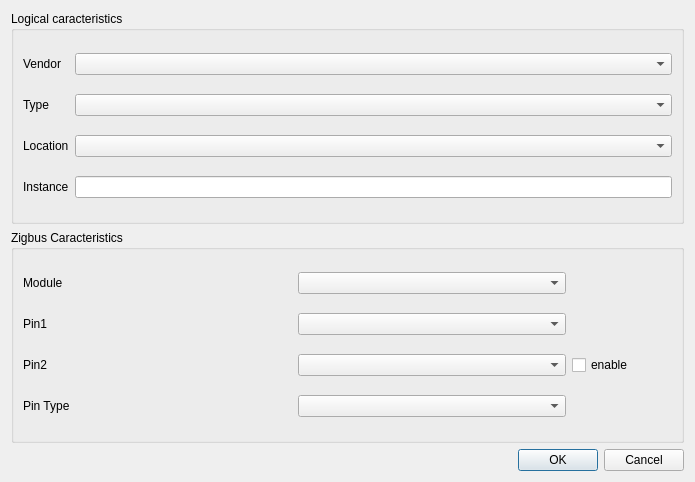
<?xml version="1.0" encoding="UTF-8"?>
<ui version="4.0">
 <class>DeviceCreationDialog</class>
 <widget class="QDialog" name="DeviceCreationDialog">
  <property name="geometry">
   <rect>
    <x>0</x>
    <y>0</y>
    <width>695</width>
    <height>482</height>
   </rect>
  </property>
  <property name="windowTitle">
   <string>Dialog</string>
  </property>
  <layout class="QGridLayout" name="gridLayout_2">
   <item row="0" column="0">
    <widget class="QGroupBox" name="groupBox">
     <property name="title">
      <string>Logical caracteristics</string>
     </property>
     <layout class="QGridLayout" name="gridLayout_3">
      <item row="4" column="0">
       <widget class="QLabel" name="label_3">
        <property name="text">
         <string>Type</string>
        </property>
       </widget>
      </item>
      <item row="0" column="1">
       <widget class="QComboBox" name="vendorComboBox"/>
      </item>
      <item row="0" column="0">
       <widget class="QLabel" name="label">
        <property name="text">
         <string>Vendor</string>
        </property>
       </widget>
      </item>
      <item row="4" column="1">
       <widget class="QComboBox" name="typeComboBox"/>
      </item>
      <item row="5" column="1">
       <widget class="QComboBox" name="locationComboBox"/>
      </item>
      <item row="5" column="0">
       <widget class="QLabel" name="label_2">
        <property name="text">
         <string>Location</string>
        </property>
       </widget>
      </item>
      <item row="6" column="0">
       <widget class="QLabel" name="label_4">
        <property name="text">
         <string>Instance</string>
        </property>
       </widget>
      </item>
      <item row="6" column="1">
       <widget class="QLineEdit" name="instanceLinEdit"/>
      </item>
     </layout>
    </widget>
   </item>
   <item row="1" column="0">
    <widget class="QGroupBox" name="groupBox_2">
     <property name="title">
      <string>Zigbus Caracteristics</string>
     </property>
     <layout class="QGridLayout" name="gridLayout">
      <item row="0" column="0">
       <widget class="QLabel" name="label_7">
        <property name="text">
         <string>Module</string>
        </property>
       </widget>
      </item>
      <item row="0" column="1">
       <widget class="QComboBox" name="moduleComboBox"/>
      </item>
      <item row="3" column="0">
       <widget class="QLabel" name="label_8">
        <property name="text">
         <string>Pin2</string>
        </property>
       </widget>
      </item>
      <item row="3" column="1">
       <widget class="QComboBox" name="pin2ComboBox"/>
      </item>
      <item row="6" column="0">
       <widget class="QLabel" name="label_6">
        <property name="text">
         <string>Pin Type</string>
        </property>
       </widget>
      </item>
      <item row="6" column="1">
       <widget class="QComboBox" name="pinTypeComboBox"/>
      </item>
      <item row="3" column="2">
       <widget class="QCheckBox" name="enablePin2Box">
        <property name="sizePolicy">
         <sizepolicy hsizetype="Minimum" vsizetype="Preferred">
          <horstretch>0</horstretch>
          <verstretch>0</verstretch>
         </sizepolicy>
        </property>
        <property name="minimumSize">
         <size>
          <width>100</width>
          <height>0</height>
         </size>
        </property>
        <property name="maximumSize">
         <size>
          <width>100</width>
          <height>16777215</height>
         </size>
        </property>
        <property name="text">
         <string>enable</string>
        </property>
       </widget>
      </item>
      <item row="1" column="1">
       <widget class="QComboBox" name="pin1ComboBox"/>
      </item>
      <item row="1" column="0">
       <widget class="QLabel" name="label_5">
        <property name="text">
         <string>Pin1</string>
        </property>
       </widget>
      </item>
     </layout>
    </widget>
   </item>
   <item row="2" column="0">
    <widget class="QDialogButtonBox" name="buttonBox">
     <property name="orientation">
      <enum>Qt::Horizontal</enum>
     </property>
     <property name="standardButtons">
      <set>QDialogButtonBox::Cancel|QDialogButtonBox::Ok</set>
     </property>
    </widget>
   </item>
  </layout>
 </widget>
 <resources/>
 <connections>
  <connection>
   <sender>buttonBox</sender>
   <signal>accepted()</signal>
   <receiver>DeviceCreationDialog</receiver>
   <slot>accept()</slot>
   <hints>
    <hint type="sourcelabel">
     <x>248</x>
     <y>254</y>
    </hint>
    <hint type="destinationlabel">
     <x>157</x>
     <y>274</y>
    </hint>
   </hints>
  </connection>
  <connection>
   <sender>buttonBox</sender>
   <signal>rejected()</signal>
   <receiver>DeviceCreationDialog</receiver>
   <slot>reject()</slot>
   <hints>
    <hint type="sourcelabel">
     <x>316</x>
     <y>260</y>
    </hint>
    <hint type="destinationlabel">
     <x>286</x>
     <y>274</y>
    </hint>
   </hints>
  </connection>
 </connections>
</ui>
